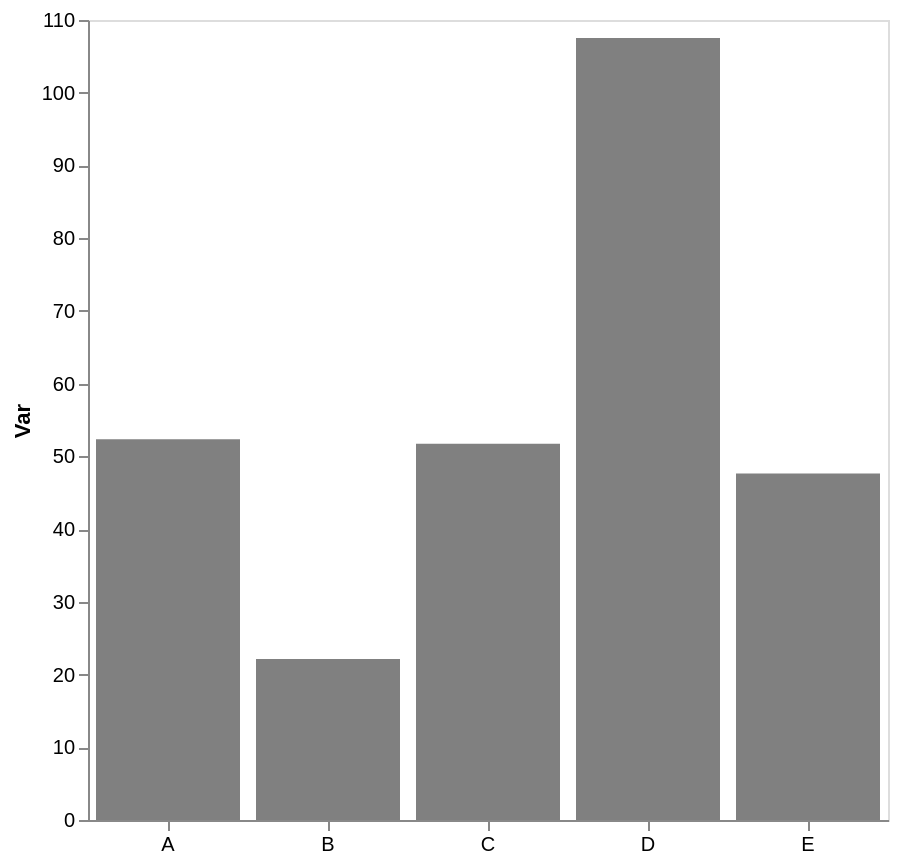

Express this chart as Vega-Lite.
### Vega-Lite specification from a JSON file in a GitHub repository (floating-point values rounded to 4 significant figures)
{"config": {"view": {"continuousWidth": 300, "continuousHeight": 300}, "axis": {"grid": false}, "bar": {"color": "gray"}}, "data": {"name": "data-018d5c90481bd0e6659b6f12875ee963"}, "mark": {"type": "bar"}, "encoding": {"x": {"axis": {"labelAngle": 0, "title": null}, "field": "cat", "type": "nominal"}, "y": {"aggregate": "mean", "axis": {"title": "Var"}, "field": "var1", "type": "quantitative"}}, "height": 400, "width": 400, "$schema": "https://vega.github.io/schema/vega-lite/v5.17.0.json", "datasets": {"data-018d5c90481bd0e6659b6f12875ee963": [{"cat": "E", "var1": 62.84, "var2": 45.39}, {"cat": "B", "var1": 20.71, "var2": 56.21}, {"cat": "C", "var1": 51.72, "var2": 44.97}, {"cat": "E", "var1": 43.45, "var2": 47.51}, {"cat": "D", "var1": 101.5, "var2": 54.56}, {"cat": "E", "var1": 36.66, "var2": 41.01}, {"cat": "D", "var1": 113.5, "var2": 60.27}, {"cat": "A", "var1": 51.02, "var2": 34.24}, {"cat": "A", "var1": 61.51, "var2": 36.15}, {"cat": "B", "var1": 23.56, "var2": 62.33}, {"cat": "A", "var1": 61.85, "var2": 53.55}, {"cat": "A", "var1": 35.1, "var2": 49.78}]}}
